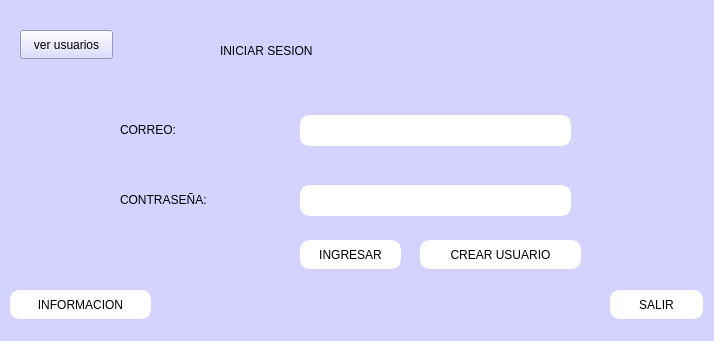
<?xml version="1.0" encoding="UTF-8"?>
<ui version="4.0">
 <class>MainWindow</class>
 <widget class="QMainWindow" name="MainWindow">
  <property name="geometry">
   <rect>
    <x>0</x>
    <y>0</y>
    <width>714</width>
    <height>341</height>
   </rect>
  </property>
  <property name="windowTitle">
   <string>MainWindow</string>
  </property>
  <property name="styleSheet">
   <string notr="true">background-color: rgb(212, 210, 255);</string>
  </property>
  <widget class="QWidget" name="centralwidget">
   <widget class="QLabel" name="label">
    <property name="geometry">
     <rect>
      <x>220</x>
      <y>20</y>
      <width>231</width>
      <height>61</height>
     </rect>
    </property>
    <property name="styleSheet">
     <string notr="true">font: 900 18pt &quot;Segoe UI Black&quot;;</string>
    </property>
    <property name="text">
     <string>INICIAR SESION</string>
    </property>
   </widget>
   <widget class="QLabel" name="lblCorreo">
    <property name="geometry">
     <rect>
      <x>120</x>
      <y>120</y>
      <width>101</width>
      <height>20</height>
     </rect>
    </property>
    <property name="styleSheet">
     <string notr="true">font: 600 14pt &quot;Segoe UI Semibold&quot;;</string>
    </property>
    <property name="text">
     <string>CORREO:</string>
    </property>
   </widget>
   <widget class="QLineEdit" name="txtCorreo">
    <property name="geometry">
     <rect>
      <x>300</x>
      <y>115</y>
      <width>271</width>
      <height>31</height>
     </rect>
    </property>
    <property name="styleSheet">
     <string notr="true">font: 600 11pt &quot;Segoe UI Variable Display Semib&quot;;
border: 5px solid white;
background-color: rgb(255, 255, 255);
border-radius: 10px;</string>
    </property>
   </widget>
   <widget class="QLabel" name="label_3">
    <property name="geometry">
     <rect>
      <x>120</x>
      <y>190</y>
      <width>161</width>
      <height>20</height>
     </rect>
    </property>
    <property name="styleSheet">
     <string notr="true">font: 600 14pt &quot;Segoe UI Semibold&quot;;</string>
    </property>
    <property name="text">
     <string>CONTRASEÑA: </string>
    </property>
   </widget>
   <widget class="QLineEdit" name="txtContra">
    <property name="geometry">
     <rect>
      <x>300</x>
      <y>185</y>
      <width>271</width>
      <height>31</height>
     </rect>
    </property>
    <property name="styleSheet">
     <string notr="true">font: 600 11pt &quot;Segoe UI Variable Display Semib&quot;;
background-color: rgb(255, 255, 255);
border: 5px solid white;
border-radius: 10px;</string>
    </property>
    <property name="echoMode">
     <enum>QLineEdit::EchoMode::Password</enum>
    </property>
   </widget>
   <widget class="QPushButton" name="btnIngresar">
    <property name="geometry">
     <rect>
      <x>300</x>
      <y>240</y>
      <width>101</width>
      <height>29</height>
     </rect>
    </property>
    <property name="cursor">
     <cursorShape>PointingHandCursor</cursorShape>
    </property>
    <property name="styleSheet">
     <string notr="true">font: 900 10pt &quot;Segoe UI Black&quot;;
border: 5px solid white;
background-color: rgb(255, 255, 255);
border-radius: 10px;</string>
    </property>
    <property name="text">
     <string>INGRESAR</string>
    </property>
   </widget>
   <widget class="QPushButton" name="btnCrear">
    <property name="geometry">
     <rect>
      <x>420</x>
      <y>240</y>
      <width>161</width>
      <height>29</height>
     </rect>
    </property>
    <property name="cursor">
     <cursorShape>PointingHandCursor</cursorShape>
    </property>
    <property name="styleSheet">
     <string notr="true">font: 900 10pt &quot;Segoe UI Black&quot;;
border: 5px solid white;
background-color: rgb(255, 255, 255);
border-radius: 10px;</string>
    </property>
    <property name="text">
     <string>CREAR USUARIO</string>
    </property>
   </widget>
   <widget class="QPushButton" name="btnSalir">
    <property name="geometry">
     <rect>
      <x>610</x>
      <y>290</y>
      <width>93</width>
      <height>29</height>
     </rect>
    </property>
    <property name="cursor">
     <cursorShape>PointingHandCursor</cursorShape>
    </property>
    <property name="styleSheet">
     <string notr="true">border: 5px solid white;
background-color: rgb(255, 255, 255);
border-radius: 10px;
font: 900 10pt &quot;Segoe UI Black&quot;;

</string>
    </property>
    <property name="text">
     <string>SALIR</string>
    </property>
   </widget>
   <widget class="QPushButton" name="btnInfo">
    <property name="geometry">
     <rect>
      <x>10</x>
      <y>290</y>
      <width>141</width>
      <height>29</height>
     </rect>
    </property>
    <property name="cursor">
     <cursorShape>PointingHandCursor</cursorShape>
    </property>
    <property name="styleSheet">
     <string notr="true">border: 5px solid white;
background-color: rgb(255, 255, 255);
border-radius: 10px;
font: 900 10pt &quot;Segoe UI Black&quot;;

</string>
    </property>
    <property name="text">
     <string>INFORMACION</string>
    </property>
   </widget>
   <widget class="QPushButton" name="btnVerU">
    <property name="geometry">
     <rect>
      <x>20</x>
      <y>30</y>
      <width>93</width>
      <height>29</height>
     </rect>
    </property>
    <property name="text">
     <string>ver usuarios</string>
    </property>
   </widget>
  </widget>
 </widget>
 <resources/>
 <connections>
  <connection>
   <sender>btnSalir</sender>
   <signal>clicked()</signal>
   <receiver>MainWindow</receiver>
   <slot>close()</slot>
   <hints>
    <hint type="sourcelabel">
     <x>654</x>
     <y>304</y>
    </hint>
    <hint type="destinationlabel">
     <x>508</x>
     <y>321</y>
    </hint>
   </hints>
  </connection>
 </connections>
</ui>
